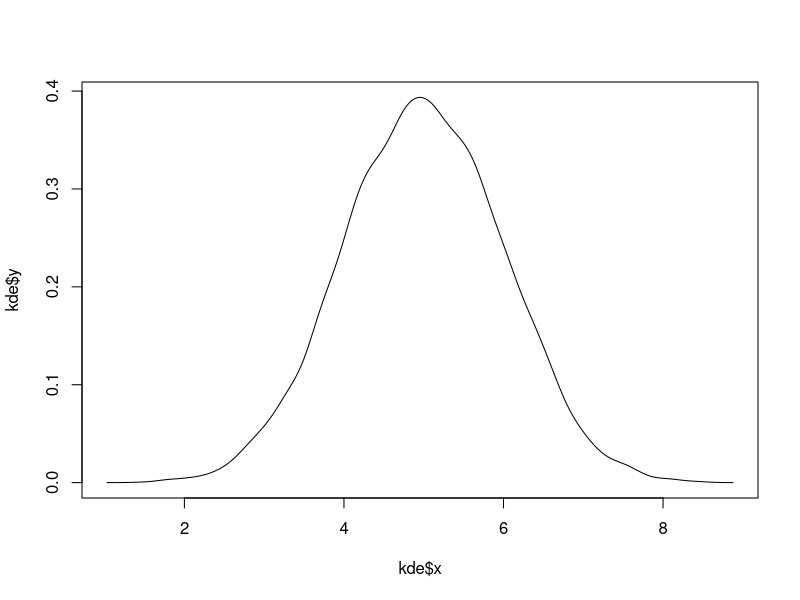

The R source for this figure:
# Kernel Density Estimation

normPDF <- function(x, mu, var){
  term <- 1/(sqrt(var)*sqrt(2*3.14))
  power <- (-1/2)*((x-mu)/sqrt(var))^2
  return(term*exp(power))
}
normPDF(5, 5, 1)
normPDF(10, 5, 1)

set.seed(1693)
sample <- rnorm(10000, 5, 1)

kde <- density(sample)
plot(kde$x, kde$y, type = 'l')
kde$y[which(kde$x >= 5)[1]]
